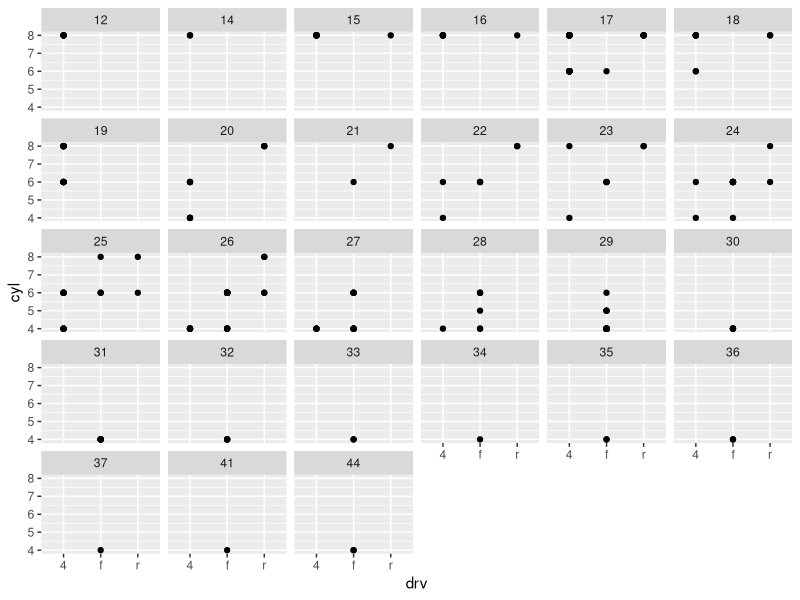
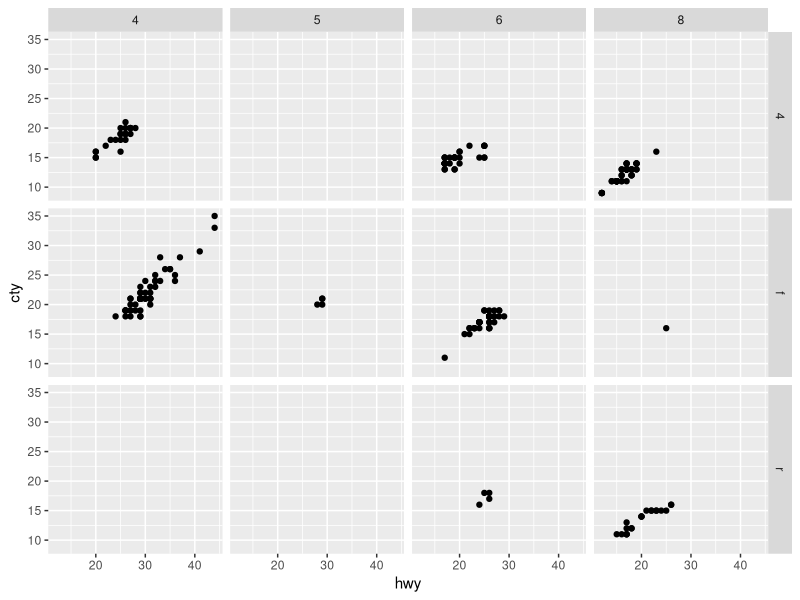
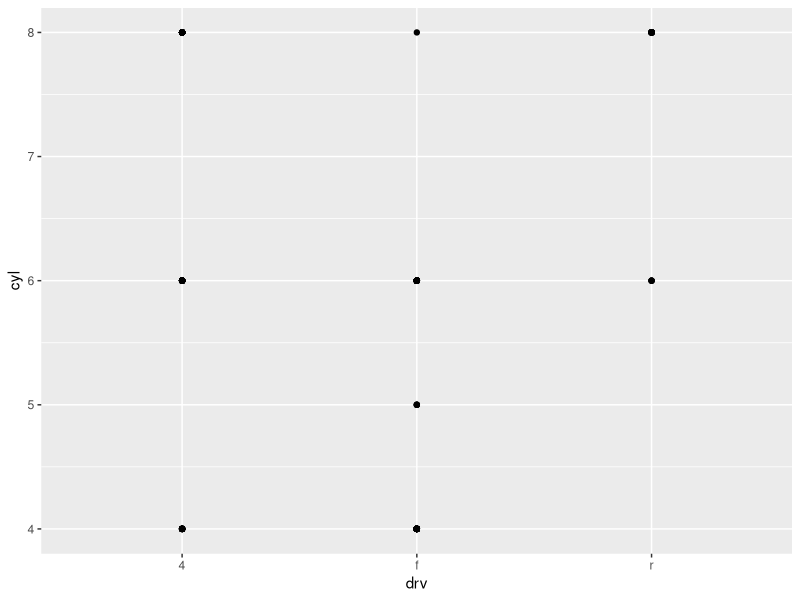
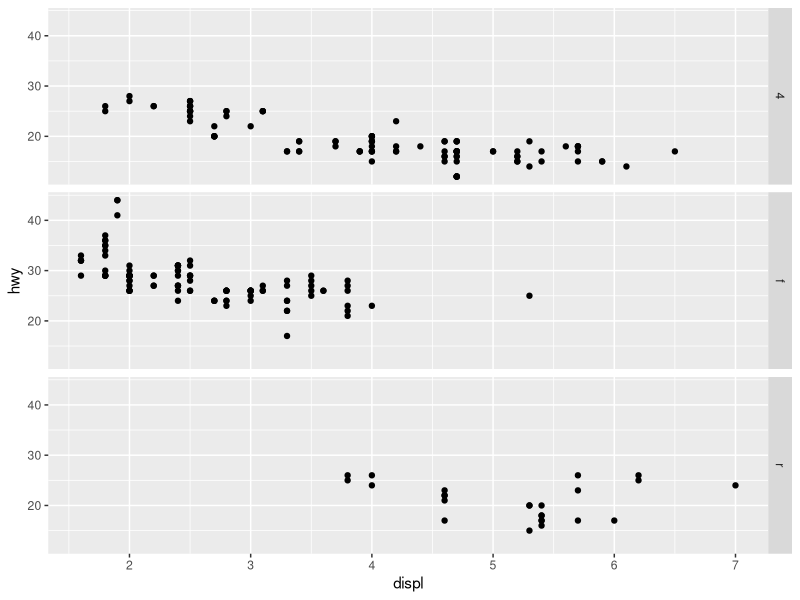
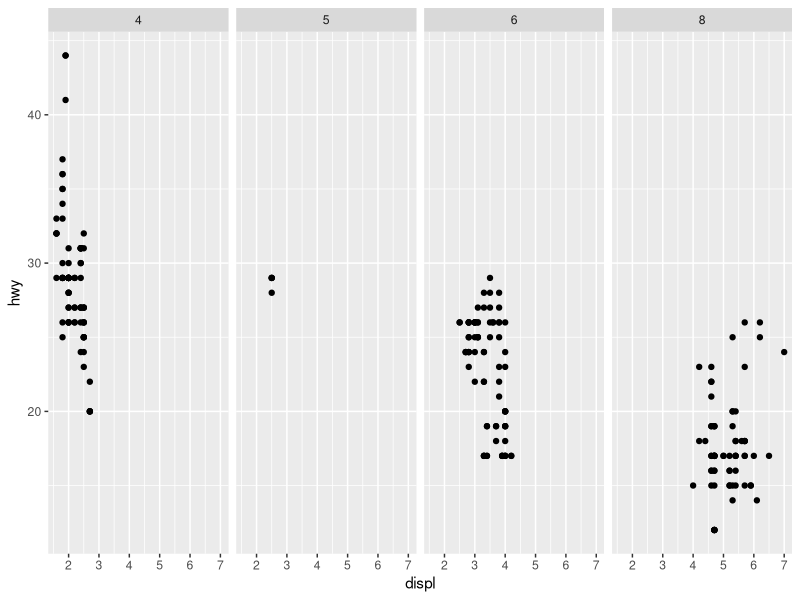

R code for these plots, in order:
## ---- chunk 1
library(tidyverse)
## ---- chunk 2
ggplot(data = mpg) +
  geom_point(mapping = aes(x = drv, y = cyl)) +
  facet_wrap(~ hwy)
## ---- chunk 3
ggplot(data = mpg) +
  geom_point(mapping = aes(x = hwy, y = cty)) +
  facet_grid(drv ~ cyl)
## ---- chunk 4
ggplot(data = mpg) +
  geom_point(mapping = aes(x = drv, y = cyl))
## ---- chunk 5
ggplot(data = mpg) +
  geom_point(mapping = aes(x = displ, y = hwy)) +
  facet_grid(drv ~ .)

ggplot(data = mpg) +
  geom_point(mapping = aes(x = displ, y = hwy)) +
  facet_grid(. ~ cyl)
